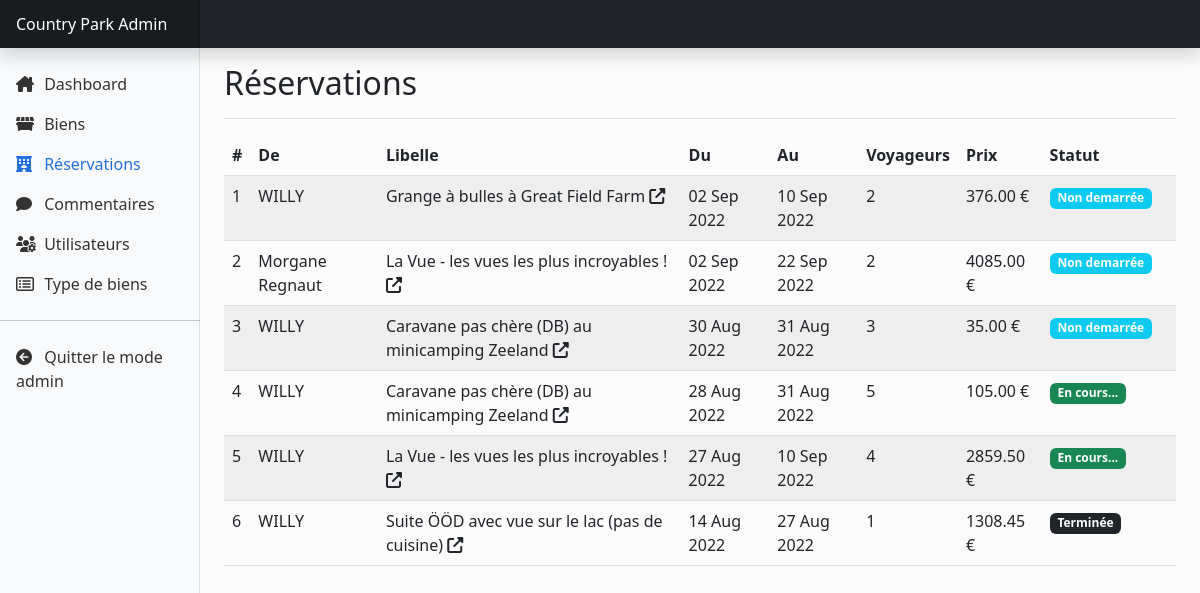
Page /admin/reservations.php (signed in) on the earlier database version.
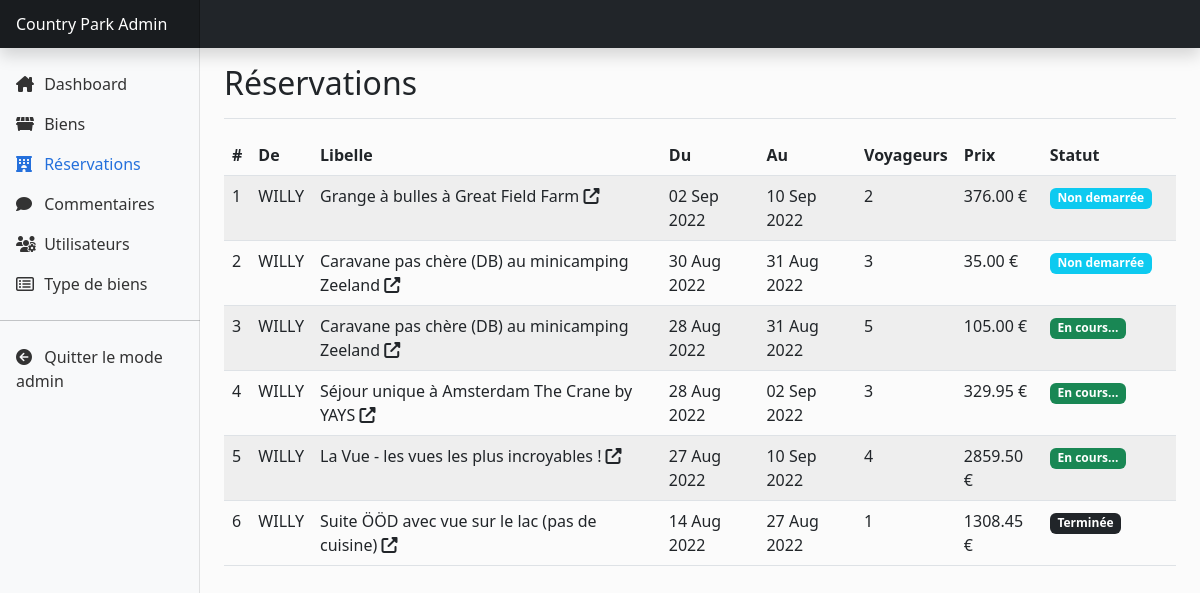
Same page on the later database version.
### tables this page shows
CREATE TABLE `reservations` (
  `id` int(11) NOT NULL,
  `arrivee` date NOT NULL,
  `depart` date NOT NULL,
  `voyageurs` int(11) NOT NULL,
  `prix` decimal(10,2) NOT NULL,
  `bienId` int(11) NOT NULL,
  `userId` int(11) NOT NULL
);

CREATE TABLE `utilisateurs` (
  `id` int(11) NOT NULL,
  `nom` varchar(80) NOT NULL,
  `email` varchar(100) NOT NULL,
  `motdepasse` varchar(160) NOT NULL,
  `datecreation` datetime NOT NULL DEFAULT current_timestamp(),
  `datemiseajour` datetime NOT NULL DEFAULT current_timestamp(),
  `cle` varchar(64) DEFAULT NULL,
  `statut` tinyint(1) DEFAULT NULL
);

CREATE TABLE `biens` (
  `id` int(11) NOT NULL,
  `libelle` varchar(100) NOT NULL,
  `datedebut` date NOT NULL,
  `datefin` date NOT NULL,
  `prix` decimal(10,2) NOT NULL,
  `descriptions` text NOT NULL,
  `capacite` int(11) NOT NULL,
  `typebien` int(11) NOT NULL
);

### includes/db/reservation.sql.php (called while the page is built, shortened)
<?php
require_once "utilisateurs.sql.php";
function get_all_reservations()
{
    $pdo = get_connexion_pdo();
    $query = $pdo->prepare("SELECT *, prix * DATEDIFF(depart, arrivee) as prixTotal FROM reservations ORDER BY arrivee DESC");
    $query->execute();
    return $query->fetchAll();
}

### includes/db/utilisateurs.sql.php (called while the page is built, shortened)
<?php
function get_utilisateur_by_id($id) {
    $pdo = get_connexion_pdo();
    $queryPrepare = $pdo->prepare("SELECT * FROM utilisateurs WHERE id = :id");
    $queryPrepare->bindParam(':id', $id);
    $queryPrepare->execute();
    return $queryPrepare->fetch();
}
?>

### includes/db/biens.sql.php (called while the page is built, shortened)
<?php
function get_bien_by_id($id) {
    $pdo = get_connexion_pdo();
    $queryPrepare = $pdo->prepare("SELECT * FROM biens WHERE id = :id");
    $queryPrepare->bindParam(':id', $id);
    $queryPrepare->execute();
    return $queryPrepare->fetch();
}

### admin/reservations.php (the view, shortened to what this page needs)
<?php
require_once '../includes/page_header.php';
require_once '../includes/sections/admin_navbar.php';
require_once '../includes/db/reservation.sql.php';
require_once '../includes/db/biens.sql.php';
?>
<div class="container-fluid">
  <div class="row">
    <?php require_once ROOT_PATH . 'includes/sections/admin_sidebar.php' ?>
    <?php
    $allReservations = get_all_reservations();
    ?>
    <main class="col-md-9 ms-sm-auto col-lg-10 px-md-4">
      <div class="d-flex justify-content-between flex-wrap flex-md-nowrap align-items-center pt-3 pb-2 mb-3 border-bottom">
        <h1 class="h2">Réservations</h1>
      </div>
      <table class="table table-striped">
        <thead>
          <th>#</th>
          <th>De</th>
          <th>Libelle</th>
          <th>Du</th>
          <th>Au</th>
          <th>Voyageurs</th>
          <th>Prix</th>
          <th>Statut</th>
          <th></th>
        </thead>
        <tbody>
          <?php
          $count = 1;
          foreach ($allReservations as $reservation) {
            $now = date_create();
            $dateArrivee = date_create($reservation['arrivee']);
            $dateDepart = date_create($reservation['depart']);
            $user = get_utilisateur_by_id($reservation['userId']);
          ?>
            <tr>
              <td><?= $count ?></td>
              <td><?= $user['nom'] ?></td>
              <td>
                <?php
                $bien = get_bien_by_id($reservation['bienId']);
                ?>
                <a class="text-decoration-none text-dark" href="<?= BASE_URL.'bien.php?id=' . $bien['id'] ?>"><?= $bien['libelle']; ?> <i class="fa-solid fa-up-right-from-square"></i></a>
              </td>
              <td><?= date_format(date_create($reservation['arrivee']), 'd M Y') ?></td>
              <td><?= date_format(date_create($reservation['depart']), 'd M Y') ?></td>
              <td><?= $reservation['voyageurs'] ?></td>
              <td><?= $reservation['prixTotal'] ?> €</td>
              <td>
                <?php if ($now < $dateArrivee) { ?><span class="badge bg-info"> Non demarrée</span> <?php } ?>
                <?php if ($now >= $dateArrivee && $now <= $dateDepart) { ?><span class="badge bg-success">En cours...</span> <?php } ?>
                <?php if ($now > $dateDepart) { ?><span class="badge bg-dark">Terminée</span> <?php } ?>
              </td>
              <td></td>
            </tr>
          <?php
            $count++;
          }
          ?>
        </tbody>
      </table>
    </main>
  </div>
</div>
<?php require_once '../includes/page_footer.php' ?>

### includes/page_header.php (shortened to what this page needs)
<!doctype html>
<html lang="fr">
<head>
  <link href="https://cdn.jsdelivr.net/npm/bootstrap@5.2.0/dist/css/bootstrap.min.css" rel="stylesheet">
  <link rel="stylesheet" href="https://cdnjs.cloudflare.com/ajax/libs/font-awesome/6.1.1/css/all.min.css">
  <link href="<?= BASE_URL ?>assets/styles/main.css" rel="stylesheet">
</head>
<body>

### includes/sections/admin_navbar.php (shortened to what this page needs)
<header class="navbar navbar-dark sticky-top bg-dark flex-md-nowrap p-0 shadow">
    <a class="navbar-brand col-md-3 col-lg-2 me-0 px-3 fs-6" href="#">Country Park Admin</a>
</header>

### includes/sections/admin_sidebar.php
<?php
function navMenuActive($link)
{
    return str_contains(strtolower($_SERVER['REQUEST_URI']), strtolower($link)) ? 'active' : '';
}
?>
<nav id="sidebarMenu" class="col-md-3 col-lg-2 d-md-block bg-light sidebar collapse">
    <div class="position-sticky pt-3 sidebar-sticky">
        <ul class="nav flex-column">
            <li class="nav-item">
                <a class="nav-link <?= navMenuActive('admin/dashboard.php') ?>" aria-current="page" href="<?= BASE_URL ?>admin/dashboard.php">
                    <i class="fa-solid fa-house-chimney"></i>
                    Dashboard
                </a>
            </li>
            <li class="nav-item">
                <a class="nav-link <?= navMenuActive('admin/biens.php') ?>" href="<?= BASE_URL ?>admin/biens.php">
                <i class="fa-solid fa-dumpster"></i> Biens
                </a>
            </li>
            <li class="nav-item">
                <a class="nav-link <?= navMenuActive('admin/reservations.php') ?>" href="<?= BASE_URL ?>admin/reservations.php"> <i class="fa-solid fa-hotel"></i> Réservations </a>
            </li>
            <li class="nav-item">
                <a class="nav-link <?= navMenuActive('admin/commentaires.php') ?> " href="<?= BASE_URL ?>admin/commentaires.php">
                    <i class="fa-solid fa-comment"></i>
                    Commentaires
                </a>
            </li>
            <li class="nav-item">
                <a class="nav-link <?= navMenuActive('admin/utilisateurs.php') ?> " href="<?= BASE_URL ?>admin/utilisateurs.php">
                    <i class="fa-solid fa-users-gear"></i>
                    Utilisateurs
                </a>
            </li>
            <li class="nav-item">
                <a class="nav-link <?= navMenuActive('admin/typebiens.php') ?> " href="<?= BASE_URL ?>admin/typebiens.php">
                    <i class="fa-regular fa-rectangle-list"></i>
                    Type de biens
                </a>
            </li>
            <hr />
            <li class="nav-item">
                <a class="nav-link" href="<?= BASE_URL ?>index.php">
                    <i class="fa-solid fa-circle-arrow-left"></i>
                    Quitter le mode admin
                </a>
            </li>
        </ul>
    </div>
</nav>

### includes/page_footer.php (shortened to what this page needs)
</body>
</html>

### assets/styles/main.css (style rules this page uses)
body { background: #fbfbfb; }
.sidebar { position: fixed; top: 0; bottom: 0; left: 0; z-index: 100; padding: 48px 0 0; box-shadow: inset -1px 0 0 rgba(0, 0, 0, .1); }
.sidebar-sticky { height: calc(100vh - 48px); overflow-x: hidden; overflow-y: auto; }
.sidebar .nav-link { font-weight: 500; color: #333; }
.sidebar .nav-link.active { color: #2470dc; }
.navbar-brand { padding-top: .75rem; padding-bottom: .75rem; background-color: rgba(0, 0, 0, .25); box-shadow: inset -1px 0 0 rgba(0, 0, 0, .25); }
.nav-item > a > i { width: 24px; }

Differences in the rows shown:
changed reservations: userId.nom "Morgane Regnaut" → "WILLY"; bienId.libelle "La Vue - les vues les plus incroyables !" → "Séjour unique à Amsterdam The Crane by YAYS"; arrivee "02 Sep 2022" → "28 Aug 2022"; depart "22 Sep 2022" → "02 Sep 2022"; voyageurs "2" → "3"; prixTotal "4085.00" → "329.95"; arrivee "Non demarrée" → "En cours..."; moves down the list
